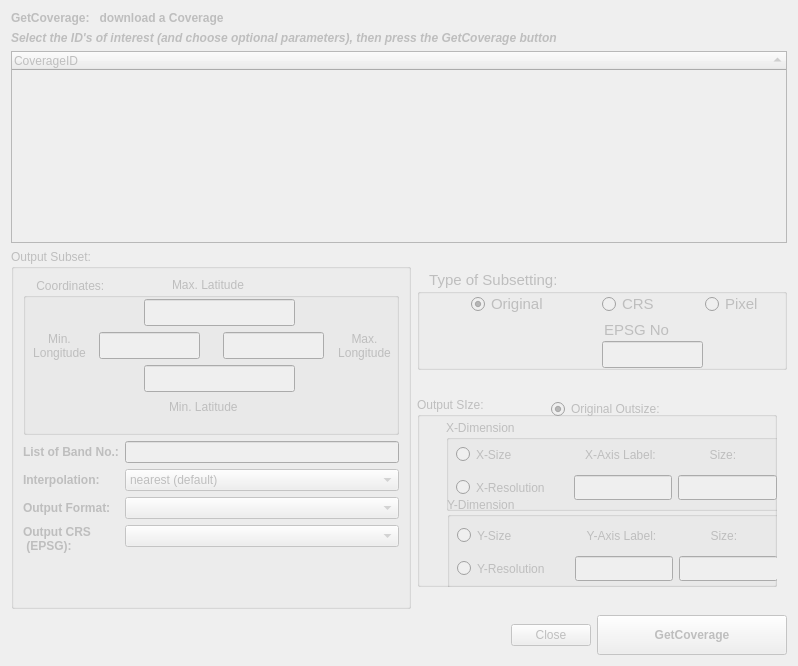
     <widget class="QWidget" name="tab_GCov">
      <property name="enabled">
       <bool>false</bool>
      </property>
      <attribute name="title">
       <string>GetCoverage</string>
      </attribute>
      <layout class="QVBoxLayout" name="verticalLayout_27">
       <item>
        <layout class="QVBoxLayout" name="verticalLayout_26">
         <item>
          <layout class="QVBoxLayout" name="verticalLayout_24">
           <item>
            <widget class="QLabel" name="label_GCovInfo1">
             <property name="font">
              <font>
               <weight>75</weight>
               <bold>true</bold>
              </font>
             </property>
             <property name="text">
              <string>GetCoverage:   download a Coverage </string>
             </property>
            </widget>
           </item>
           <item>
            <widget class="QLabel" name="label_GCOvInfo2">
             <property name="font">
              <font>
               <weight>75</weight>
               <italic>true</italic>
               <bold>true</bold>
              </font>
             </property>
             <property name="text">
              <string>Select the ID's of interest (and choose optional parameters), then press the GetCoverage button</string>
             </property>
            </widget>
           </item>
           <item>
            <widget class="QTreeWidget" name="treeWidget_GCov">
             <property name="selectionMode">
              <enum>QAbstractItemView::MultiSelection</enum>
             </property>
             <property name="sortingEnabled">
              <bool>true</bool>
             </property>
             <property name="columnCount">
              <number>1</number>
             </property>
             <attribute name="headerDefaultSectionSize">
              <number>200</number>
             </attribute>
             <column>
              <property name="text">
               <string>CoverageID</string>
              </property>
             </column>
            </widget>
           </item>
          </layout>
         </item>
         <item>
          <layout class="QVBoxLayout" name="verticalLayout_25">
           <item>
            <layout class="QHBoxLayout" name="horizontalLayout_16">
             <item>
              <widget class="QGroupBox" name="groupBox_15">
               <property name="sizePolicy">
                <sizepolicy hsizetype="Fixed" vsizetype="Fixed">
                 <horstretch>0</horstretch>
                 <verstretch>0</verstretch>
                </sizepolicy>
               </property>
               <property name="minimumSize">
                <size>
                 <width>400</width>
                 <height>360</height>
                </size>
               </property>
               <property name="baseSize">
                <size>
                 <width>400</width>
                 <height>360</height>
                </size>
               </property>
               <property name="font">
                <font>
                 <weight>50</weight>
                 <bold>false</bold>
                </font>
               </property>
               <property name="title">
                <string>Output Subset:</string>
               </property>
               <property name="flat">
                <bool>false</bool>
               </property>
               <layout class="QGridLayout" name="gridLayout_7">
                <item row="0" column="0">
                 <widget class="QGroupBox" name="groupBox_16">
                  <property name="title">
                   <string>    Coordinates:</string>
                  </property>
                  <widget class="QLabel" name="label_GCovMinLat">
                   <property name="geometry">
                    <rect>
                     <x>146</x>
                     <y>120</y>
                     <width>89</width>
                     <height>17</height>
                    </rect>
                   </property>
                   <property name="sizePolicy">
                    <sizepolicy hsizetype="Maximum" vsizetype="Preferred">
                     <horstretch>0</horstretch>
                     <verstretch>0</verstretch>
                    </sizepolicy>
                   </property>
                   <property name="font">
                    <font>
                     <weight>50</weight>
                     <bold>false</bold>
                    </font>
                   </property>
                   <property name="text">
                    <string>Min. Latitude</string>
                   </property>
                  </widget>
                  <widget class="QLabel" name="label_GCovMaxLat">
                   <property name="geometry">
                    <rect>
                     <x>149</x>
                     <y>-2</y>
                     <width>92</width>
                     <height>17</height>
                    </rect>
                   </property>
                   <property name="sizePolicy">
                    <sizepolicy hsizetype="Maximum" vsizetype="Preferred">
                     <horstretch>0</horstretch>
                     <verstretch>0</verstretch>
                    </sizepolicy>
                   </property>
                   <property name="font">
                    <font>
                     <weight>50</weight>
                     <bold>false</bold>
                    </font>
                   </property>
                   <property name="text">
                    <string>Max. Latitude</string>
                   </property>
                  </widget>
                  <widget class="QLineEdit" name="lineEdit_GCovMinLat">
                   <property name="geometry">
                    <rect>
                     <x>121</x>
                     <y>87</y>
                     <width>151</width>
                     <height>27</height>
                    </rect>
                   </property>
                   <property name="sizePolicy">
                    <sizepolicy hsizetype="Maximum" vsizetype="Fixed">
                     <horstretch>0</horstretch>
                     <verstretch>0</verstretch>
                    </sizepolicy>
                   </property>
                  </widget>
                  <widget class="QLabel" name="label_GCovMaxLon">
                   <property name="geometry">
                    <rect>
                     <x>306</x>
                     <y>47</y>
                     <width>71</width>
                     <height>41</height>
                    </rect>
                   </property>
                   <property name="sizePolicy">
                    <sizepolicy hsizetype="Maximum" vsizetype="Preferred">
                     <horstretch>0</horstretch>
                     <verstretch>0</verstretch>
                    </sizepolicy>
                   </property>
                   <property name="font">
                    <font>
                     <weight>50</weight>
                     <bold>false</bold>
                    </font>
                   </property>
                   <property name="text">
                    <string>Max. 
Longitude</string>
                   </property>
                   <property name="alignment">
                    <set>Qt::AlignCenter</set>
                   </property>
                  </widget>
                  <widget class="QLabel" name="label_GCovMinLon">
                   <property name="geometry">
                    <rect>
                     <x>-4</x>
                     <y>47</y>
                     <width>81</width>
                     <height>41</height>
                    </rect>
                   </property>
                   <property name="sizePolicy">
                    <sizepolicy hsizetype="Maximum" vsizetype="Preferred">
                     <horstretch>0</horstretch>
                     <verstretch>0</verstretch>
                    </sizepolicy>
                   </property>
                   <property name="font">
                    <font>
                     <weight>50</weight>
                     <bold>false</bold>
                    </font>
                   </property>
                   <property name="text">
                    <string>Min. 
Longitude</string>
                   </property>
                   <property name="alignment">
                    <set>Qt::AlignCenter</set>
                   </property>
                  </widget>
                  <widget class="QLineEdit" name="lineEdit_GCovMaxLat">
                   <property name="geometry">
                    <rect>
                     <x>121</x>
                     <y>21</y>
                     <width>151</width>
                     <height>27</height>
                    </rect>
                   </property>
                   <property name="sizePolicy">
                    <sizepolicy hsizetype="Maximum" vsizetype="Fixed">
                     <horstretch>0</horstretch>
                     <verstretch>0</verstretch>
                    </sizepolicy>
                   </property>
                  </widget>
                  <widget class="QLineEdit" name="lineEdit_GCovMinLon">
                   <property name="geometry">
                    <rect>
                     <x>76</x>
                     <y>54</y>
                     <width>101</width>
                     <height>27</height>
                    </rect>
                   </property>
                   <property name="sizePolicy">
                    <sizepolicy hsizetype="Maximum" vsizetype="Fixed">
                     <horstretch>0</horstretch>
                     <verstretch>0</verstretch>
                    </sizepolicy>
                   </property>
                  </widget>
                  <widget class="QLineEdit" name="lineEdit_GCovMaxLon">
                   <property name="geometry">
                    <rect>
                     <x>200</x>
                     <y>54</y>
                     <width>101</width>
                     <height>27</height>
                    </rect>
                   </property>
                   <property name="sizePolicy">
                    <sizepolicy hsizetype="Maximum" vsizetype="Fixed">
                     <horstretch>0</horstretch>
                     <verstretch>0</verstretch>
                    </sizepolicy>
                   </property>
                  </widget>
                  <zorder>label_GCovMinLat</zorder>
                  <zorder>label_GCovMaxLat</zorder>
                  <zorder>lineEdit_GCovMinLat</zorder>
                  <zorder>lineEdit_GCovMaxLat</zorder>
                  <zorder>lineEdit_GCovMinLon</zorder>
                  <zorder>lineEdit_GCovMaxLon</zorder>
                  <zorder>label_GCovMinLon</zorder>
                  <zorder>label_GCovMaxLon</zorder>
                 </widget>
                </item>
                <item row="1" column="0">
                 <layout class="QFormLayout" name="formLayout">
                  <item row="0" column="0">
                   <widget class="QLabel" name="label_GCOvBands">
                    <property name="font">
                     <font>
                      <weight>75</weight>
                      <bold>true</bold>
                     </font>
                    </property>
                    <property name="text">
                     <string>List of Band No.:</string>
                    </property>
                   </widget>
                  </item>
                  <item row="0" column="1">
                   <widget class="QLineEdit" name="lineEdit_GCovBands"/>
                  </item>
                  <item row="1" column="0">
                   <widget class="QLabel" name="label_GCovInterpol">
                    <property name="font">
                     <font>
                      <weight>75</weight>
                      <bold>true</bold>
                     </font>
                    </property>
                    <property name="text">
                     <string>Interpolation: </string>
                    </property>
                   </widget>
                  </item>
                  <item row="1" column="1">
                   <widget class="QComboBox" name="comboBox_GCovInterpol">
                    <item>
                     <property name="text">
                      <string>nearest (default)</string>
                     </property>
                    </item>
                    <item>
                     <property name="text">
                      <string>bilinear</string>
                     </property>
                    </item>
                    <item>
                     <property name="text">
                      <string>average (slow)</string>
                     </property>
                    </item>
                   </widget>
                  </item>
                  <item row="2" column="0">
                   <widget class="QLabel" name="label_GCovOutFormat">
                    <property name="font">
                     <font>
                      <weight>75</weight>
                      <bold>true</bold>
                     </font>
                    </property>
                    <property name="text">
                     <string>Output Format:</string>
                    </property>
                   </widget>
                  </item>
                  <item row="2" column="1">
                   <widget class="QComboBox" name="comboBox_GCOvOutFormat"/>
                  </item>
                  <item row="3" column="0">
                   <widget class="QLabel" name="label_GCovOutCRS">
                    <property name="font">
                     <font>
                      <weight>75</weight>
                      <bold>true</bold>
                     </font>
                    </property>
                    <property name="text">
                     <string>Output CRS
 (EPSG):</string>
                    </property>
                   </widget>
                  </item>
                  <item row="3" column="1">
                   <widget class="QComboBox" name="comboBox_GCovOutCRS"/>
                  </item>
                 </layout>
                </item>
               </layout>
              </widget>
             </item>
             <item>
              <layout class="QGridLayout" name="gridLayout_8">
               <item row="0" column="0">
                <widget class="QGroupBox" name="groupBox_17">
                 <property name="sizePolicy">
                  <sizepolicy hsizetype="Fixed" vsizetype="Fixed">
                   <horstretch>0</horstretch>
                   <verstretch>0</verstretch>
                  </sizepolicy>
                 </property>
                 <property name="minimumSize">
                  <size>
                   <width>370</width>
                   <height>100</height>
                  </size>
                 </property>
                 <property name="font">
                  <font>
                   <pointsize>11</pointsize>
                   <weight>50</weight>
                   <italic>false</italic>
                   <bold>false</bold>
                   <kerning>true</kerning>
                  </font>
                 </property>
                 <property name="title">
                  <string>   Type of Subsetting:</string>
                 </property>
                 <widget class="QRadioButton" name="radioButton_GCovSubOrig">
                  <property name="geometry">
                   <rect>
                    <x>54</x>
                    <y>23</y>
                    <width>116</width>
                    <height>22</height>
                   </rect>
                  </property>
                  <property name="text">
                   <string>Original</string>
                  </property>
                  <property name="checked">
                   <bool>true</bool>
                  </property>
                 </widget>
                 <widget class="QRadioButton" name="radioButton_GCovSubCRS">
                  <property name="geometry">
                   <rect>
                    <x>185</x>
                    <y>23</y>
                    <width>81</width>
                    <height>22</height>
                   </rect>
                  </property>
                  <property name="text">
                   <string>CRS</string>
                  </property>
                 </widget>
                 <widget class="QRadioButton" name="radioButton_GCovSubPixel">
                  <property name="geometry">
                   <rect>
                    <x>288</x>
                    <y>23</y>
                    <width>71</width>
                    <height>22</height>
                   </rect>
                  </property>
                  <property name="text">
                   <string>Pixel</string>
                  </property>
                 </widget>
                 <widget class="QLineEdit" name="lineEdit_GCovSubEPSG">
                  <property name="enabled">
                   <bool>false</bool>
                  </property>
                  <property name="geometry">
                   <rect>
                    <x>185</x>
                    <y>71</y>
                    <width>101</width>
                    <height>27</height>
                   </rect>
                  </property>
                 </widget>
                 <widget class="QLabel" name="label_GCovSubEPSG">
                  <property name="geometry">
                   <rect>
                    <x>187</x>
                    <y>51</y>
                    <width>66</width>
                    <height>17</height>
                   </rect>
                  </property>
                  <property name="text">
                   <string>EPSG No.:</string>
                  </property>
                 </widget>
                </widget>
               </item>
               <item row="1" column="0">
                <widget class="QGroupBox" name="groupBox_18">
                 <property name="sizePolicy">
                  <sizepolicy hsizetype="Fixed" vsizetype="Fixed">
                   <horstretch>0</horstretch>
                   <verstretch>0</verstretch>
                  </sizepolicy>
                 </property>
                 <property name="minimumSize">
                  <size>
                   <width>360</width>
                   <height>190</height>
                  </size>
                 </property>
                 <property name="title">
                  <string>Output SIze:</string>
                 </property>
                 <widget class="QGroupBox" name="groupBox_19">
                  <property name="geometry">
                   <rect>
                    <x>29</x>
                    <y>23</y>
                    <width>361</width>
                    <height>91</height>
                   </rect>
                  </property>
                  <property name="title">
                   <string>X-Dimension</string>
                  </property>
                  <widget class="QWidget" name="layoutWidget">
                   <property name="geometry">
                    <rect>
                     <x>10</x>
                     <y>20</y>
                     <width>321</width>
                     <height>62</height>
                    </rect>
                   </property>
                   <layout class="QHBoxLayout" name="horizontalLayout_14">
                    <item>
                     <layout class="QVBoxLayout" name="verticalLayout_21">
                      <item>
                       <widget class="QRadioButton" name="radioButton_GCovXSize">
                        <property name="sizePolicy">
                         <sizepolicy hsizetype="Fixed" vsizetype="Fixed">
                          <horstretch>0</horstretch>
                          <verstretch>0</verstretch>
                         </sizepolicy>
                        </property>
                        <property name="minimumSize">
                         <size>
                          <width>93</width>
                          <height>25</height>
                         </size>
                        </property>
                        <property name="text">
                         <string>X-Size</string>
                        </property>
                        <property name="autoExclusive">
                         <bool>false</bool>
                        </property>
                       </widget>
                      </item>
                      <item>
                       <widget class="QRadioButton" name="radioButton_GCovXRes">
                        <property name="sizePolicy">
                         <sizepolicy hsizetype="Fixed" vsizetype="Fixed">
                          <horstretch>0</horstretch>
                          <verstretch>0</verstretch>
                         </sizepolicy>
                        </property>
                        <property name="minimumSize">
                         <size>
                          <width>112</width>
                          <height>25</height>
                         </size>
                        </property>
                        <property name="text">
                         <string>X-Resolution</string>
                        </property>
                        <property name="autoExclusive">
                         <bool>false</bool>
                        </property>
                       </widget>
                      </item>
                     </layout>
                    </item>
                    <item>
                     <layout class="QVBoxLayout" name="verticalLayout_22">
                      <item>
                       <widget class="QLabel" name="label_GCovXRes">
                        <property name="sizePolicy">
                         <sizepolicy hsizetype="Fixed" vsizetype="Fixed">
                          <horstretch>0</horstretch>
                          <verstretch>0</verstretch>
                         </sizepolicy>
                        </property>
                        <property name="minimumSize">
                         <size>
                          <width>93</width>
                          <height>25</height>
                         </size>
                        </property>
                        <property name="text">
                         <string>X-Axis Label:</string>
                        </property>
                        <property name="alignment">
                         <set>Qt::AlignCenter</set>
                        </property>
                       </widget>
                      </item>
                      <item>
                       <widget class="QLineEdit" name="lineEdit_GCovXAxisLabel">
                        <property name="enabled">
                         <bool>false</bool>
                        </property>
                        <property name="sizePolicy">
                         <sizepolicy hsizetype="Fixed" vsizetype="Fixed">
                          <horstretch>0</horstretch>
                          <verstretch>0</verstretch>
                         </sizepolicy>
                        </property>
                        <property name="minimumSize">
                         <size>
                          <width>93</width>
                          <height>25</height>
                         </size>
                        </property>
                       </widget>
                      </item>
                     </layout>
                    </item>
                    <item>
                     <layout class="QVBoxLayout" name="verticalLayout_23">
                      <item>
                       <widget class="QLabel" name="label_GCovXSize">
                        <property name="sizePolicy">
                         <sizepolicy hsizetype="Fixed" vsizetype="Fixed">
                          <horstretch>0</horstretch>
                          <verstretch>0</verstretch>
                         </sizepolicy>
                        </property>
                        <property name="minimumSize">
                         <size>
                          <width>93</width>
                          <height>25</height>
                         </size>
                        </property>
                        <property name="layoutDirection">
                         <enum>Qt::LeftToRight</enum>
                        </property>
                        <property name="text">
                         <string>Size: </string>
                        </property>
                        <property name="alignment">
                         <set>Qt::AlignCenter</set>
                        </property>
                       </widget>
                      </item>
                      <item>
                       <widget class="QLineEdit" name="lineEdit_GCovXSize">
                        <property name="enabled">
                         <bool>false</bool>
                        </property>
                        <property name="sizePolicy">
                         <sizepolicy hsizetype="Fixed" vsizetype="Fixed">
                          <horstretch>0</horstretch>
                          <verstretch>0</verstretch>
                         </sizepolicy>
                        </property>
                        <property name="minimumSize">
                         <size>
                          <width>93</width>
                          <height>25</height>
                         </size>
                        </property>
                       </widget>
                      </item>
                     </layout>
                    </item>
                   </layout>
                  </widget>
                 </widget>
                 <widget class="QGroupBox" name="groupBox_20">
                  <property name="geometry">
                   <rect>
                    <x>30</x>
                    <y>100</y>
                    <width>351</width>
                    <height>91</height>
                   </rect>
                  </property>
                  <property name="title">
                   <string>Y-Dimension</string>
                  </property>
                  <widget class="QWidget" name="layoutWidget">
                   <property name="geometry">
                    <rect>
                     <x>10</x>
                     <y>24</y>
                     <width>321</width>
                     <height>62</height>
                    </rect>
                   </property>
                   <layout class="QHBoxLayout" name="horizontalLayout_5">
                    <item>
                     <layout class="QVBoxLayout" name="verticalLayout_20">
                      <item>
                       <widget class="QRadioButton" name="radioButton_GCovYSize">
                        <property name="sizePolicy">
                         <sizepolicy hsizetype="Fixed" vsizetype="Fixed">
                          <horstretch>0</horstretch>
                          <verstretch>0</verstretch>
                         </sizepolicy>
                        </property>
                        <property name="minimumSize">
                         <size>
                          <width>93</width>
                          <height>25</height>
                         </size>
                        </property>
                        <property name="text">
                         <string>Y-Size</string>
                        </property>
                        <property name="autoExclusive">
                         <bool>false</bool>
                        </property>
                       </widget>
                      </item>
                      <item>
                       <widget class="QRadioButton" name="radioButton_GCovYRes">
                        <property name="sizePolicy">
                         <sizepolicy hsizetype="Fixed" vsizetype="Fixed">
                          <horstretch>0</horstretch>
                          <verstretch>0</verstretch>
                         </sizepolicy>
                        </property>
                        <property name="minimumSize">
                         <size>
                          <width>112</width>
                          <height>25</height>
                         </size>
                        </property>
                        <property name="text">
                         <string>Y-Resolution</string>
                        </property>
                        <property name="autoExclusive">
                         <bool>false</bool>
                        </property>
                       </widget>
                      </item>
                     </layout>
                    </item>
                    <item>
                     <layout class="QVBoxLayout" name="verticalLayout_19">
                      <item>
                       <widget class="QLabel" name="label_GCovYAxisLabel">
                        <property name="sizePolicy">
                         <sizepolicy hsizetype="Fixed" vsizetype="Fixed">
                          <horstretch>0</horstretch>
                          <verstretch>0</verstretch>
                         </sizepolicy>
                        </property>
                        <property name="minimumSize">
                         <size>
                          <width>93</width>
                          <height>25</height>
                         </size>
                        </property>
                        <property name="text">
                         <string>Y-Axis Label:</string>
                        </property>
                        <property name="alignment">
                         <set>Qt::AlignCenter</set>
                        </property>
                       </widget>
                      </item>
                      <item>
                       <widget class="QLineEdit" name="lineEdit_GCovYAxisLabel">
                        <property name="enabled">
                         <bool>false</bool>
                        </property>
                        <property name="sizePolicy">
                         <sizepolicy hsizetype="Fixed" vsizetype="Fixed">
                          <horstretch>0</horstretch>
                          <verstretch>0</verstretch>
                         </sizepolicy>
                        </property>
                        <property name="minimumSize">
                         <size>
                          <width>93</width>
                          <height>25</height>
                         </size>
                        </property>
                       </widget>
                      </item>
                     </layout>
                    </item>
                    <item>
                     <layout class="QVBoxLayout" name="verticalLayout_12">
                      <item>
                       <widget class="QLabel" name="label_GCovYSize">
                        <property name="sizePolicy">
                         <sizepolicy hsizetype="Fixed" vsizetype="Fixed">
                          <horstretch>0</horstretch>
                          <verstretch>0</verstretch>
                         </sizepolicy>
                        </property>
                        <property name="minimumSize">
                         <size>
                          <width>93</width>
                          <height>25</height>
                         </size>
                        </property>
                        <property name="text">
                         <string>Size: </string>
                        </property>
                        <property name="alignment">
                         <set>Qt::AlignCenter</set>
                        </property>
                       </widget>
                      </item>
                      <item>
                       <widget class="QLineEdit" name="lineEdit_GCovYSize">
                        <property name="enabled">
                         <bool>false</bool>
                        </property>
                        <property name="sizePolicy">
                         <sizepolicy hsizetype="Fixed" vsizetype="Fixed">
                          <horstretch>0</horstretch>
                          <verstretch>0</verstretch>
                         </sizepolicy>
                        </property>
                        <property name="minimumSize">
                         <size>
                          <width>93</width>
                          <height>25</height>
                         </size>
                        </property>
                       </widget>
                      </item>
                     </layout>
                    </item>
                   </layout>
                  </widget>
                 </widget>
                 <widget class="QRadioButton" name="radioButton_GCov_OutSizeOrig">
                  <property name="geometry">
                   <rect>
                    <x>134</x>
                    <y>1</y>
                    <width>151</width>
                    <height>22</height>
                   </rect>
                  </property>
                  <property name="text">
                   <string>Original Outsize:</string>
                  </property>
                  <property name="checked">
                   <bool>true</bool>
                  </property>
                  <property name="autoExclusive">
                   <bool>true</bool>
                  </property>
                 </widget>
                </widget>
               </item>
              </layout>
             </item>
            </layout>
           </item>
           <item>
            <layout class="QHBoxLayout" name="horizontalLayout_15">
             <item>
              <spacer name="horizontalSpacer_13">
               <property name="orientation">
                <enum>Qt::Horizontal</enum>
               </property>
               <property name="sizeHint" stdset="0">
                <size>
                 <width>40</width>
                 <height>20</height>
                </size>
               </property>
              </spacer>
             </item>
             <item>
              <widget class="QPushButton" name="btnClose_GCov">
               <property name="text">
                <string>Close</string>
               </property>
              </widget>
             </item>
             <item>
              <widget class="QPushButton" name="pushButton_GCov">
               <property name="sizePolicy">
                <sizepolicy hsizetype="Fixed" vsizetype="Fixed">
                 <horstretch>0</horstretch>
                 <verstretch>0</verstretch>
                </sizepolicy>
               </property>
               <property name="minimumSize">
                <size>
                 <width>190</width>
                 <height>40</height>
                </size>
               </property>
               <property name="font">
                <font>
                 <weight>75</weight>
                 <bold>true</bold>
                </font>
               </property>
               <property name="text">
                <string>GetCoverage</string>
               </property>
              </widget>
             </item>
            </layout>
           </item>
          </layout>
         </item>
        </layout>
       </item>
      </layout>
     </widget>
